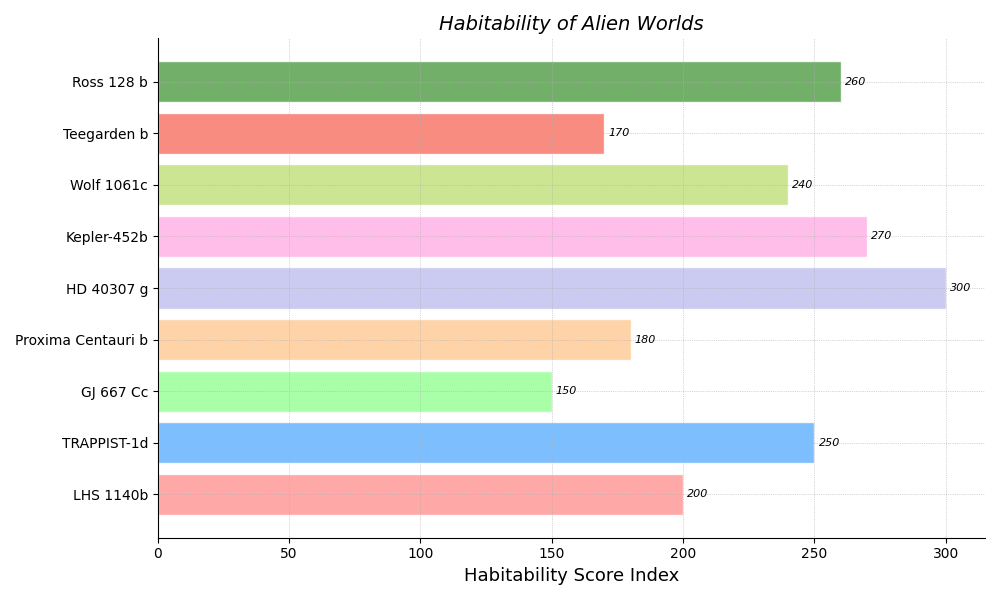

Write Python code to recreate this figure.
import matplotlib.pyplot as plt
import numpy as np

exoplanet_names = ['LHS 1140b', 'TRAPPIST-1d', 'GJ 667 Cc', 'Proxima Centauri b', 'HD 40307 g', 'Kepler-452b', 'Wolf 1061c', 'Teegarden b', 'Ross 128 b']
potential_habitability = [200, 250, 150, 180, 300, 270, 240, 170, 260]

# New set of colors for the bars
colors = ['#ff9999','#66b3ff','#99ff99','#ffcc99','#c2c2f0','#ffb3e6','#c4e17f','#f7786b','#59a14f']

fig, ax = plt.subplots(figsize=(10, 6))

bars = ax.barh(exoplanet_names, potential_habitability, color=colors, edgecolor='w', alpha=0.85)

ax.set_title("Habitability of Alien Worlds", fontsize=14, fontstyle='italic')
ax.set_xlabel("Habitability Score Index", fontsize=13)

for i, bar in enumerate(bars):
    width = bar.get_width()
    ax.annotate(f'{width}',
                xy=(width, bar.get_y() + bar.get_height() / 2),
                xytext=(3, 0),
                textcoords="offset points",
                va='center', ha='left', fontsize=8,
                color='black', style='italic')

ax.grid(True, which='both', linestyle=':', linewidth=0.5)
ax.spines['top'].set_visible(False)
ax.spines['right'].set_visible(False)
plt.tight_layout()
plt.show()
